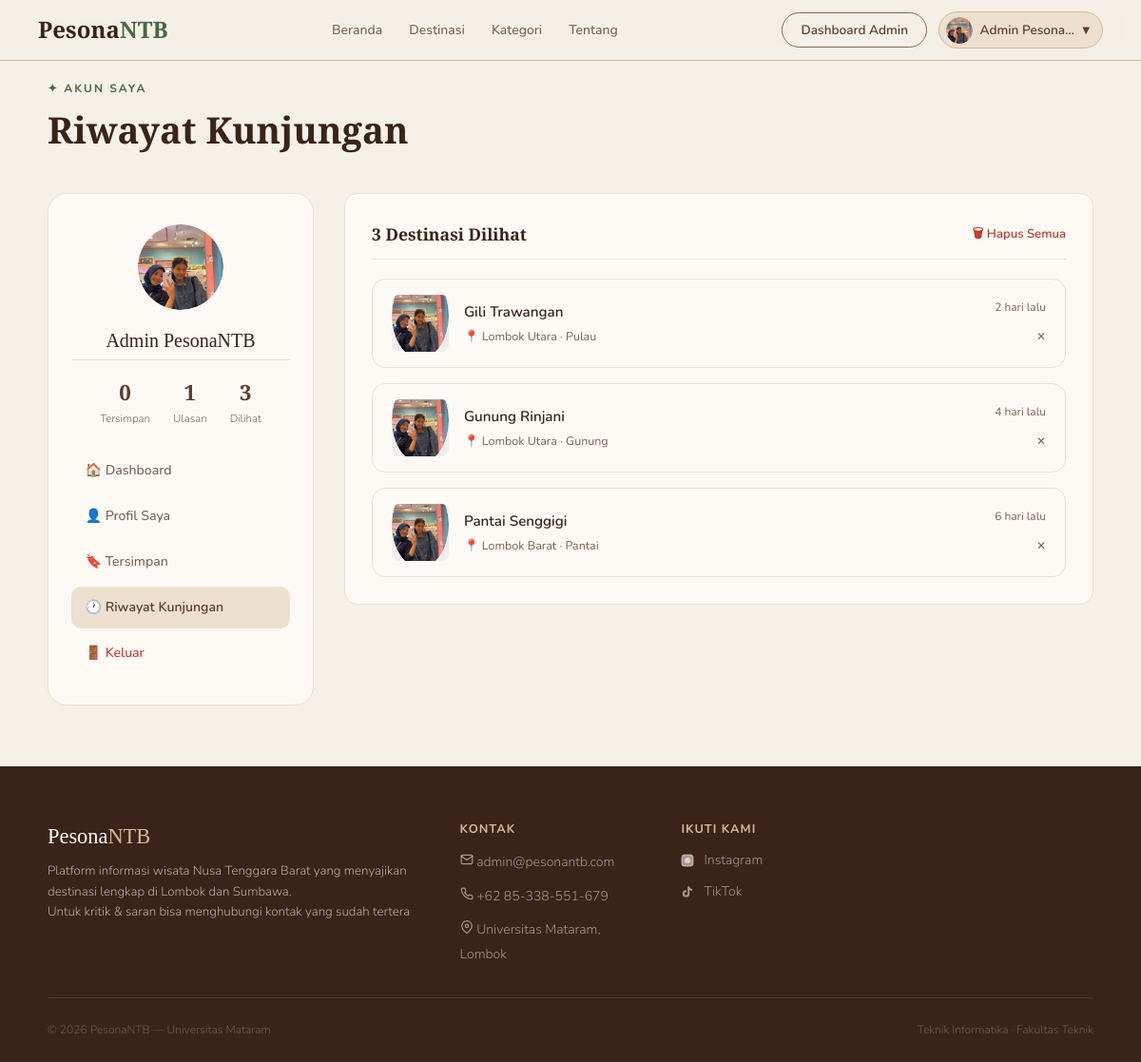
Before: /config/riwayat.php (signed in) with the older database file.
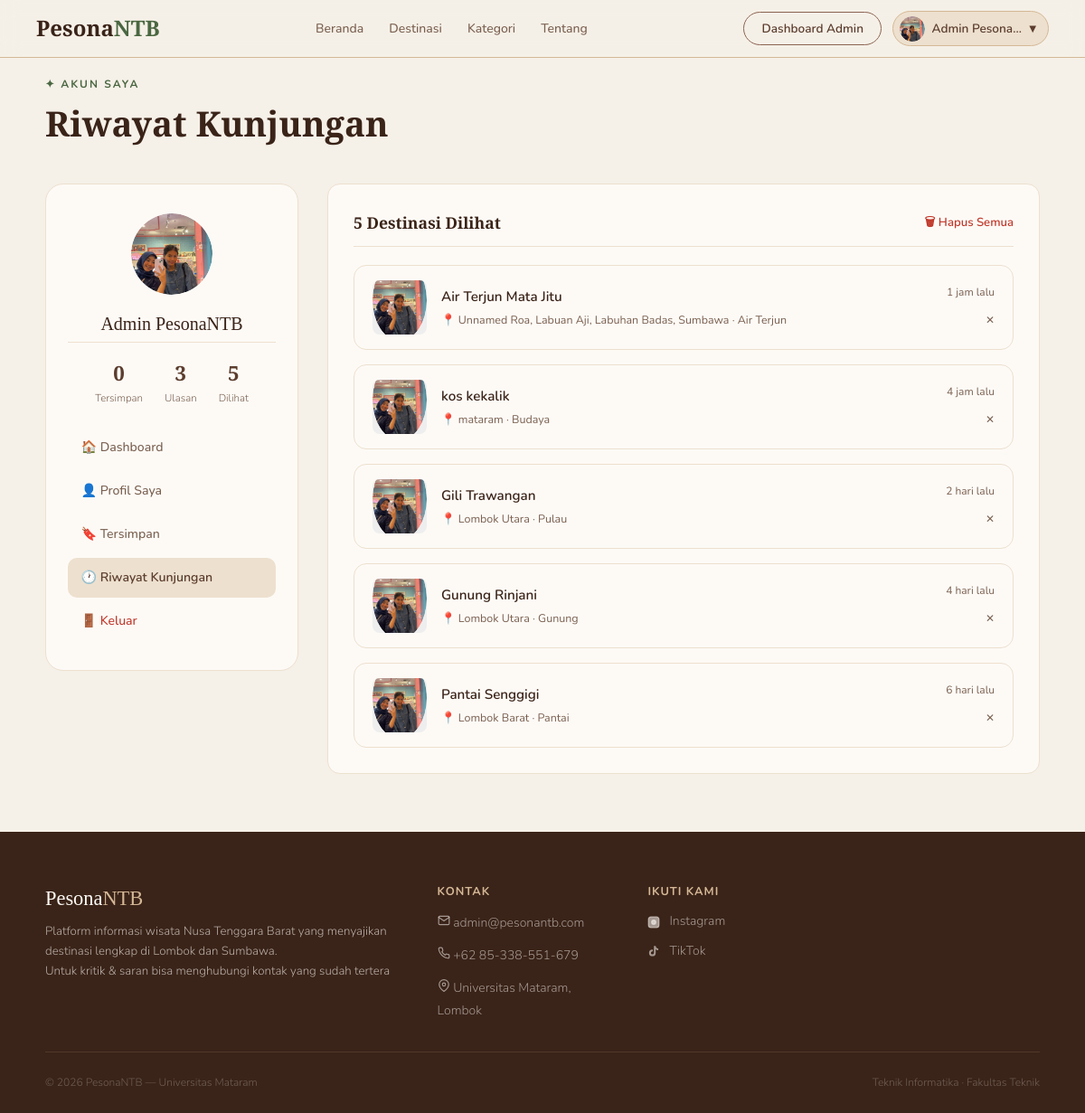
After: the same page with the newer database file.
### tables this page shows
CREATE TABLE `users` (
  `id` int(11) NOT NULL,
  `nama` varchar(100) NOT NULL,
  `email` varchar(150) NOT NULL,
  `telepon` varchar(20) NOT NULL,
  `password` varchar(255) NOT NULL,
  `role` enum('user','admin') DEFAULT 'user',
  `foto_profil` varchar(255) DEFAULT NULL,
  `created_at` datetime DEFAULT current_timestamp(),
  `reset_token` varchar(255) DEFAULT NULL,
  `reset_expired` datetime DEFAULT NULL
);

CREATE TABLE `riwayat` (
  `id` int(11) NOT NULL,
  `user_id` int(11) NOT NULL,
  `wisata_id` int(11) NOT NULL,
  `dilihat_at` datetime DEFAULT current_timestamp()
);

CREATE TABLE `wisata` (
  `id` int(11) NOT NULL,
  `nama` varchar(150) NOT NULL,
  `kategori` enum('Pantai','Gunung','Air Terjun','Budaya','Pulau','Kuliner','Adventure') NOT NULL,
  `lokasi` varchar(150) NOT NULL,
  `deskripsi` text NOT NULL,
  `fasilitas` text DEFAULT NULL,
  `jam_buka` varchar(100) DEFAULT NULL,
  `harga_tiket` varchar(100) DEFAULT NULL,
  `foto` varchar(255) DEFAULT NULL,
  `aktif` tinyint(1) DEFAULT 1,
  `latitude` decimal(10,8) DEFAULT NULL,
  `longitude` decimal(11,8) DEFAULT NULL,
  `rating` decimal(3,1) DEFAULT 0.0,
  `created_at` datetime DEFAULT current_timestamp(),
  `updated_at` datetime DEFAULT current_timestamp() ON UPDATE current_timestamp()
);

### config/riwayat.php (the view, shortened to what this page needs)
<?php
require_once 'db.php';
$uid = $_SESSION['user_id'];
$riwayat = [];
$res = $conn->query("SELECT w.*, r.dilihat_at FROM riwayat r JOIN wisata w ON r.wisata_id=w.id WHERE r.user_id=$uid ORDER BY r.dilihat_at DESC LIMIT 30");
if ($res) while ($row = $res->fetch_assoc()) $riwayat[] = $row;
$jml_bookmark = $conn->query("SELECT COUNT(*) as c FROM bookmark WHERE user_id=$uid")->fetch_assoc()['c'] ?? 0;
$jml_ulasan   = $conn->query("SELECT COUNT(*) as c FROM ulasan WHERE user_id=$uid")->fetch_assoc()['c'] ?? 0;
$jml_riwayat  = count($riwayat);
$stmt = $conn->prepare("SELECT nama, foto_profil FROM users WHERE id=?");
$stmt->bind_param('i', $uid);
$stmt->execute();
$user = $stmt->get_result()->fetch_assoc();
function timeAgo($datetime) {
    $diff = time() - strtotime($datetime);
    if ($diff < 86400)      return floor($diff/3600) . ' jam lalu';
    if ($diff < 2592000)    return floor($diff/86400) . ' hari lalu';
    return date('d M Y', strtotime($datetime));
}
?>
<!DOCTYPE html>
<html lang="id">
<head>
  <link rel="stylesheet" href="../css/style.css">
  <link rel="stylesheet" href="../css/user.css">
</head>
<body>
<?php include 'navbar.php'; ?>
<div class="user-page">
  <div class="user-container">
    <div class="section-header">
      <span class="section-label">✦ Akun Saya</span>
      <h1 class="section-title">Riwayat Kunjungan</h1>
    </div>
    <div class="profil-grid">
      <div class="profil-sidebar">
        <?php if (!empty($user['foto_profil'] ?? '') && file_exists('../assets/uploads/profil/' . $user['foto_profil'])): ?>
      <div class="profil-avatar" style="background:none;overflow:hidden;padding:0">
        <img src="../assets/uploads/profil/<?= htmlspecialchars($user['foto_profil']) ?>" alt="Foto Profil" style="width:100%;height:100%;object-fit:cover;border-radius:50%">
      </div>
      <?php else: ?>
      <div class="profil-avatar"><?= $inisial ?></div>
      <?php endif; ?>
        <div class="profil-nama"><?= htmlspecialchars($user['nama']) ?></div>
        <div class="profil-stats">
          <div><div class="pstat-num"><?= $jml_bookmark ?></div><div class="pstat-label">Tersimpan</div></div>
          <div><div class="pstat-num"><?= $jml_ulasan ?></div><div class="pstat-label">Ulasan</div></div>
          <div><div class="pstat-num"><?= $jml_riwayat ?></div><div class="pstat-label">Dilihat</div></div>
        </div>
        <nav class="profil-nav">
          <a href="user_dashboard.php">🏠 Dashboard</a>
          <a href="profil.php">👤 Profil Saya</a>
          <a href="bookmark.php" >🔖 Tersimpan</a>
          <a href="riwayat.php" class="active">🕐 Riwayat Kunjungan</a>
          <a href="logout.php" style="color:#C0392B">🚪 Keluar</a>
        </nav>
      </div>
      <div>
        <div class="profil-card">
          <?php if (empty($riwayat)): ?>
          <div class="riwayat-empty">
            <span>🕐</span>
            <p>Belum ada riwayat kunjungan. Mulai jelajahi destinasi!</p>
            <a href="destinasi.php" class="btn-primary" style="margin-top:1rem">Jelajahi Destinasi</a>
          </div>
          <?php else: ?>
          <div style="display:flex;justify-content:space-between;align-items:center;margin-bottom:1.25rem;padding-bottom:0.75rem;border-bottom:1px solid var(--sand-light)">
            <h3 style="margin:0;border:none;padding:0"><?= $jml_riwayat ?> Destinasi Dilihat</h3>
            <form method="POST" onsubmit="return confirm('Hapus semua riwayat?')">
              <button name="hapus_semua" type="submit" style="background:none;border:none;font-size:0.82rem;color:#C0392B;cursor:pointer;font-family:'Nunito',sans-serif;font-weight:600">🗑 Hapus Semua</button>
            </form>
          </div>
          <div class="riwayat-list">
            <?php foreach ($riwayat as $r):
            ?>
            <div class="riwayat-item">
              <a href="detail.php?id=<?= $r['id'] ?>" style="display:flex;align-items:center;gap:1rem;flex:1;text-decoration:none;color:inherit">
                <div class="riwayat-thumb" style="width:60px; height:60px; border-radius:8px; overflow:hidden; position:relative; background:#eee;">
                  <?php $foto_path = __DIR__ . '/../assets/uploads/profil/' . ($user['foto_profil'] ?? ''); ?>
                  <?php if (!empty($user['foto_profil']) && file_exists($foto_path)): ?>
                  <div class="profil-avatar" style="background:none;overflow:hidden;padding:0">
                      <img src="../assets/uploads/profil/<?= htmlspecialchars($user['foto_profil']) ?>"
                          alt="Foto Profil"
                          style="width:100%;height:100%;object-fit:cover;border-radius:50%">
                  </div>
                  <?php else: ?>
                  <div class="profil-avatar"><?= $inisial ?></div>
                  <?php endif; ?>
                </div>
                <div class="riwayat-info">
                  <div class="riwayat-nama"><?= htmlspecialchars($r['nama']) ?></div>
                  <div class="riwayat-meta">📍 <?= htmlspecialchars($r['lokasi']) ?> &middot; <?= htmlspecialchars($r['kategori']) ?></div>
                </div>
              </a>
              <div style="display:flex;flex-direction:column;align-items:flex-end;gap:0.5rem">
                <span class="riwayat-time"><?= timeAgo($r['dilihat_at']) ?></span>
                <form method="POST">
                  <button type="submit" style="background:none;border:none;font-size:0.75rem;color:var(--text-muted);cursor:pointer;font-family:'Nunito',sans-serif">✕</button>
                </form>
              </div>
            </div>
            <?php endforeach; ?>
          </div>
          <?php endif; ?>
        </div>
      </div>
    </div>
  </div>
</div>
<?php include 'footer.php'; ?>
</body>
</html>

### config/navbar.php (shortened to what this page needs)
<?php
$current    = basename($_SERVER['PHP_SELF']);
$is_login   = isset($_SESSION['user_id']);
$user_nama  = $_SESSION['user_nama'] ?? '';
$user_role  = $_SESSION['role'] ?? 'user';
$inisial    = strtoupper(substr($user_nama, 0, 2));
$is_config = strpos($_SERVER['PHP_SELF'], '/config/') !== false;
$base = $is_config ? '../' : '';
?>
<nav class="navbar" id="mainNavbar">
  <a href="<?= $base ?>index.php" class="nav-logo">Pesona<span>NTB</span></a>
  <ul class="nav-links" id="navLinks">
    <li><a href="<?= $base ?>index.php" id="nav-beranda">Beranda</a></li>
    <li><a href="<?= $is_login ? $base . 'config/destinasi.php' : $base . 'index.php#destinasi' ?>" id="nav-destinasi" class="<?= $current == 'destinasi.php' ? 'active' : '' ?>">Destinasi</a></li>
    <li><a href="<?= $base ?>index.php#kategori" id="nav-kategori">Kategori</a></li>
    <li><a href="<?= $base ?>index.php#tentang" id="nav-tentang">Tentang</a></li>
  </ul>
  <div class="nav-actions">
    <?php if ($is_login): ?>
      <?php if ($user_role === 'admin'): ?>
        <a href="<?= $base ?>config/dashboard.php"
        class="btn-outline">
        Dashboard Admin
        </a>
      <?php endif; ?>
      <div class="nav-user-menu">
        <?php
        $foto_profil_nav = '';
        if (isset($_SESSION['user_id'])) {
            $stmt_nav = $conn->prepare("SELECT foto_profil FROM users WHERE id=?");
            $stmt_nav->bind_param('i', $_SESSION['user_id']);
            $stmt_nav->execute();
            $row_nav = $stmt_nav->get_result()->fetch_assoc();
            $foto_profil_nav = $row_nav['foto_profil'] ?? '';
        }
        $foto_path_nav = __DIR__ . '/../assets/uploads/profil/' . $foto_profil_nav;
        ?>
        <button class="nav-user-btn" id="userMenuBtn">
          <?php if (!empty($foto_profil_nav) && file_exists($foto_path_nav)): ?>
          <span class="nav-avatar" style="background:none;overflow:hidden;padding:0">
            <img src="<?= $base ?>assets/uploads/profil/<?= htmlspecialchars($foto_profil_nav) ?>" style="width:100%;height:100%;object-fit:cover;border-radius:50%" alt="">
          </span>
          <?php else: ?>
          <span class="nav-avatar"><?= $inisial ?></span>
          <?php endif; ?>
          <span class="nav-user-name"><?= htmlspecialchars($user_nama) ?></span>
          <span>▾</span>
        </button>
      </div>
    <?php else: ?>
      <a href="<?= $base ?>config/login.php" class="btn-outline">Masuk</a>
      <a href="<?= $base ?>config/register.php" class="btn-fill">Daftar</a>
    <?php endif; ?>
  </div>
</nav>

### config/footer.php (shortened to what this page needs)
<footer class="footer">
  <div class="footer-inner">
    <div class="footer-top">
      <div class="footer-about">
        <div class="footer-brand">Pesona<span>NTB</span></div>
        <p>Platform informasi wisata Nusa Tenggara Barat yang menyajikan destinasi lengkap di Lombok dan Sumbawa.</p>
        <p>Untuk kritik & saran bisa menghubungi kontak yang sudah tertera</p>
      </div>
      <div class="footer-col">
        <h4>Kontak</h4>
        <ul>
          <li>
            <a href="https://mail.google.com/mail/?view=cm&fs=1&to=admin@pesonantb.com" target="_blank">
              <svg width="14" height="14" viewBox="0 0 24 24" fill="none" stroke="currentColor" stroke-width="2" stroke-linecap="round" stroke-linejoin="round">
                <path d="M4 4h16c1.1 0 2 .9 2 2v12c0 1.1-.9 2-2 2H4c-1.1 0-2-.9-2-2V6c0-1.1.9-2 2-2z"></path>
                <polyline points="22,6 12,13 2,6"></polyline>
              </svg>
              <span>admin@pesonantb.com</span>
            </a>
          </li>
          <li>
            <a href="https://wa.me/6285338551679" target="_blank">
              <span>+62 85-338-551-679</span>
            </a>
          </li>
          <li>
            <a href="https://maps.app.goo.gl/QzT9hdwkw3voZjdVA" target="_blank">
              <svg width="14" height="14" viewBox="0 0 24 24" fill="none" stroke="currentColor" stroke-width="2" stroke-linecap="round" stroke-linejoin="round">
                <path d="M21 10c0 7-9 13-9 13s-9-6-9-13a9 9 0 0 1 18 0z"></path>
                <circle cx="12" cy="10" r="3"></circle>
              </svg>
              <span>Universitas Mataram, Lombok</span>
            </a>
          </li>
        </ul>
      </div>
      <div class="footer-col">
        <h4>Ikuti Kami</h4>
        <div class="sosmed-links">
          <a href="https://www.instagram.com/officialunram/?hl=en" target="_blank" aria-label="Instagram">
            <svg width="14" height="14" viewBox="0 0 24 24" fill="none" stroke="currentColor" stroke-width="2" stroke-linecap="round" stroke-linejoin="round">
              <rect x="2" y="2" width="20" height="20" rx="5" ry="5"/><circle cx="12" cy="12" r="4"/>
              <circle cx="17.5" cy="6.5" r="0.5" fill="currentColor" stroke="none"/>
            </svg>
            <span>Instagram</span>
          </a>
          <a href="https://www.tiktok.com/@officialunram" target="_blank" aria-label="TikTok">
            <span>TikTok</span>
          </a>
        </div>
      </div>
    </div>
    <div class="footer-bottom">
      <span>&copy; <?= date('Y') ?> PesonaNTB &mdash; Universitas Mataram</span>
      <span>Teknik Informatika &middot; Fakultas Teknik</span>
    </div>
  </div>
</footer>

### css/user.css (style rules this page uses)
.user-page { padding: 5rem 2rem 4rem; min-height: 100vh; background: var(--cream); }
.user-container { max-width: 1100px; margin: 0 auto; }
.profil-grid { display:grid; grid-template-columns:280px 1fr; gap:2rem; align-items:start; }
.profil-sidebar { background:var(--white); border-radius:var(--radius-lg); border:1px solid var(--sand-light); padding:2rem 1.5rem; text-align:center; }
.profil-avatar { width:90px; height:90px; border-radius:50%; background:linear-gradient(135deg,var(--brown),var(--green)); color:var(--white); font-family:'Playfair Display',serif; font-size:2rem; font-weight:700; display:flex; align-items:center; justify-content:center; margin:0 auto 1rem; }
.profil-nama { font-family:'Playfair Display',serif; font-size:1.25rem; color:var(--brown-dark); margin-bottom:0.25rem; }
.profil-stats { display:flex; justify-content:center; gap:1.5rem; padding-top:1rem; border-top:1px solid var(--sand-light); }
.pstat-num { font-family:'Playfair Display',serif; font-size:1.4rem; font-weight:700; color:var(--brown); }
.pstat-label { font-size:0.72rem; color:var(--text-muted); font-weight:300; }
.profil-nav { margin-top:1.5rem; display:flex; flex-direction:column; gap:0.3rem; }
.profil-nav a { display:flex; align-items:center; gap:0.6rem; padding:0.65rem 0.9rem; border-radius:10px; font-size:0.88rem; font-weight:500; color:var(--text-muted); text-decoration:none; transition:all 0.2s; }
.profil-nav a:hover, .profil-nav a.active { background:var(--sand-light); color:var(--brown); font-weight:600; }
.profil-card { background:var(--white); border-radius:var(--radius); border:1px solid var(--sand-light); padding:1.75rem; }
.profil-card h3 { font-family:'Playfair Display',serif; font-size:1.1rem; color:var(--brown-dark); margin-bottom:1.25rem; padding-bottom:0.75rem; border-bottom:1px solid var(--sand-light); }
.riwayat-list { display:flex; flex-direction:column; gap:1rem; }
.riwayat-item { background:var(--white); border-radius:var(--radius); border:1px solid var(--sand-light); padding:1rem 1.25rem; display:flex; align-items:center; gap:1rem; text-decoration:none; color:inherit; transition:box-shadow 0.2s; }
.riwayat-thumb { width:60px; height:60px; border-radius:10px; display:flex; align-items:center; justify-content:center; font-size:1.6rem; flex-shrink:0; }
.riwayat-info { flex:1; }
.riwayat-nama { font-weight:600; font-size:0.95rem; color:var(--brown-dark); margin-bottom:0.2rem; }
.riwayat-meta { font-size:0.78rem; color:var(--text-muted); }
.riwayat-time { font-size:0.75rem; color:var(--text-muted); white-space:nowrap; }

Changed rows visible on the page:
added riwayat: user.foto_profil (picture), wisata.nama "Air Terjun Mata Jitu", wisata.lokasi "Unnamed Roa, Labuan Aji, Labuhan Badas, Sumbawa", wisata.kategori "Air Terjun", dilihat_at "1 jam lalu"
added riwayat: user.foto_profil (picture), wisata.nama "kos kekalik", wisata.lokasi "mataram", wisata.kategori "Budaya", dilihat_at "4 jam lalu"
Other visible differences:
$jml_ulasan: "1" → "3"
$jml_riwayat: "3" → "5"
